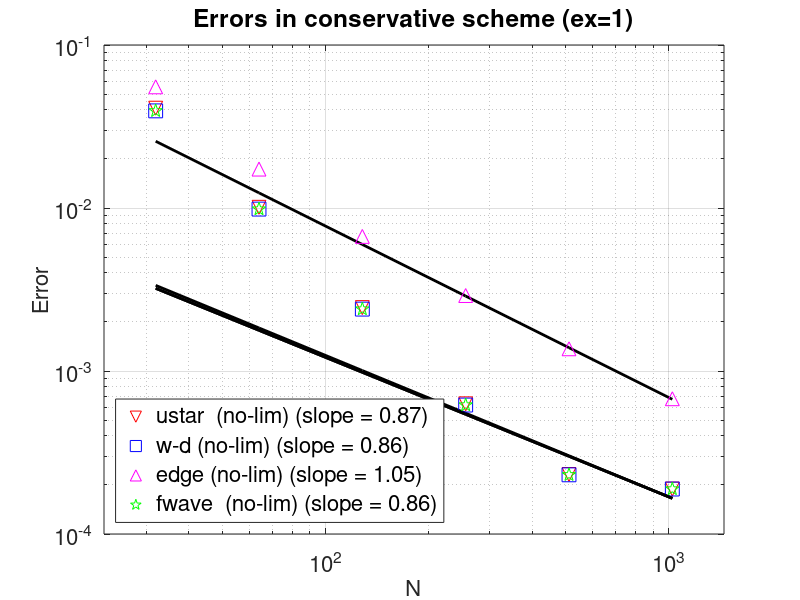

Write MATLAB code to recreate this figure.
function plot_error(ex,n,add_limiter)

close all;

if (nargin == 0)
    ex = 1;
    n = 1;
    add_limiter = 0;
end

% Using wave-decomposition approach (no limiters)
qerr = cell(7,5);

% 1-2 : ustar (no lim, with lim)
% 3-4 : wave-decomp (no-lim, with-lim)
% 5-6 : edge (no-lim, with-lim)
% 7-8 : fwave (no-lim, with-lim)


% -------------------------------------------
% Ex. 1 : u(x) = cos(2*pi*x) + 2
% -------------------------------------------
qerr{1,1} = [  32   4.0960e-02   6.0462e-02   1.7538e-01   6.3310e-01   1.7444e+00
  64   1.0102e-02   1.5315e-02   4.6855e-02   6.2861e-01   1.6418e+00
 128   2.4494e-03   3.6656e-03   1.0624e-02   6.2708e-01   1.6051e+00
 256   6.2900e-04   9.3798e-04   2.7135e-03   6.2668e-01   1.5981e+00
 512   2.3192e-04   3.1571e-04   8.8220e-04   6.2659e-01   1.5965e+00
1024   1.8877e-04   2.1274e-04   4.3572e-04   6.2657e-01   1.5961e+00];

qerr{1,2} = [  32   4.0960e-02   6.0462e-02   1.7538e-01   6.3310e-01   1.7444e+00
  64   1.2068e-02   1.9047e-02   5.8421e-02   6.2941e-01   1.6291e+00
 128   3.9570e-03   7.1601e-03   2.5955e-02   6.2715e-01   1.6056e+00
 256   1.2054e-03   2.3971e-03   1.0906e-02   6.2669e-01   1.5968e+00
 512   4.4165e-04   7.8894e-04   4.3948e-03   6.2659e-01   1.5962e+00
1024   2.4621e-04   3.1320e-04   1.6537e-03   6.2657e-01   1.5960e+00];

qerr{1,3} = [32   3.9439e-02   5.8435e-02   1.7026e-01   6.3268e-01   1.7393e+00
   64   9.8473e-03   1.5017e-02   4.5871e-02   6.2853e-01   1.6408e+00
  128   2.3975e-03   3.6084e-03   1.0442e-02   6.2706e-01   1.6050e+00
  256   6.1827e-04   9.2513e-04   2.6738e-03   6.2668e-01   1.5980e+00
  512   2.3071e-04   3.1341e-04   8.7267e-04   6.2659e-01   1.5965e+00
 1024   1.8877e-04   2.1254e-04   4.3359e-04   6.2657e-01   1.5961e+00];

qerr{1,4} = [32   3.6187e-02   4.8738e-02   1.2630e-01   6.4039e-01   1.6404e+00
   64   1.2200e-02   1.9247e-02   5.9150e-02   6.2930e-01   1.6287e+00
  128   3.9896e-03   7.2108e-03   2.6202e-02   6.2712e-01   1.6055e+00
  256   1.2112e-03   2.4075e-03   1.0975e-02   6.2669e-01   1.5968e+00
  512   4.4261e-04   7.9112e-04   4.4130e-03   6.2659e-01   1.5962e+00
 1024   2.4636e-04   3.1358e-04   1.6584e-03   6.2657e-01   1.5960e+00];

qerr{1,5} = [     32   5.5381e-02   7.5739e-02   1.9969e-01   6.4267e-01   1.7619e+00
   64   1.7326e-02   2.3328e-02   5.6995e-02   6.3298e-01   1.6504e+00
  128   6.6938e-03   8.2207e-03   1.6901e-02   6.2925e-01   1.6100e+00
  256   2.9043e-03   3.4613e-03   6.9878e-03   6.2774e-01   1.6006e+00
  512   1.3683e-03   1.6060e-03   3.1055e-03   6.2711e-01   1.5978e+00
 1024   6.7571e-04   7.8274e-04   1.4227e-03   6.2682e-01   1.5968e+00];

   
qerr{1,6} = [  32   5.0733e-02   6.4124e-02   1.3692e-01   6.5720e-01   1.6103e+00
  64   1.7595e-02   2.2712e-02   5.2805e-02   6.3567e-01   1.6190e+00
 128   6.5031e-03   8.0883e-03   1.9375e-02   6.2972e-01   1.6052e+00
 256   2.8770e-03   3.4336e-03   7.4884e-03   6.2785e-01   1.5990e+00
 512   1.3851e-03   1.6113e-03   3.0977e-03   6.2713e-01   1.5974e+00
1024   7.0163e-04   8.0357e-04   1.4182e-03   6.2683e-01   1.5967e+00];

qerr{1,7} = [  32   3.9439e-02   5.8435e-02   1.7026e-01   6.3268e-01   1.7393e+00
  64   9.8473e-03   1.5017e-02   4.5871e-02   6.2853e-01   1.6408e+00
 128   2.3975e-03   3.6084e-03   1.0442e-02   6.2706e-01   1.6050e+00
 256   6.1827e-04   9.2513e-04   2.6738e-03   6.2668e-01   1.5980e+00 
 512   2.3071e-04   3.1341e-04   8.7267e-04   6.2659e-01   1.5965e+00
1024   1.8877e-04   2.1254e-04   4.3359e-04   6.2657e-01   1.5961e+00];

qerr{1,8} = [32   3.5321e-02   4.7696e-02   1.2340e-01   6.3852e-01   1.6421e+00
   64   1.1929e-02   1.9038e-02   5.8247e-02   6.2885e-01   1.6292e+00
  128   4.0060e-03   7.2646e-03   2.5964e-02   6.2706e-01   1.6059e+00
  256   1.2364e-03   2.4170e-03   1.0919e-02   6.2668e-01   1.5972e+00
  512   4.4207e-04   7.9437e-04   4.3987e-03   6.2659e-01   1.5964e+00
 1024   2.4627e-04   3.1426e-04   1.6546e-03   6.2657e-01   1.5961e+00];

% Ex. 1 : u(x) = cos(2*pi*x)
qerr{2,1} = [  32   6.7231e-01   2.1753e+00   9.8740e+00  -1.4899e-01   1.9985e+01
  64   4.2176e-01   1.8964e+00   1.1646e+01  -1.4156e-01   2.6510e+01
 128   2.3267e-01   1.4850e+00   1.3107e+01  -1.3808e-01   3.1420e+01
 256   1.2394e-01   1.0934e+00   1.2919e+01  -1.3639e-01   3.4094e+01
 512   6.4359e-02   7.8743e-01   1.2678e+01  -1.3557e-01   3.5171e+01
1024   3.2981e-02   5.6096e-01   1.2592e+01  -1.3515e-01   3.5531e+01];

qerr{2,2} = [  32   1.2899e-01   3.9627e-01   1.5619e+00   5.0475e-02   1.1673e+01
  64   2.6999e-02   6.0069e-02   1.8833e-01   4.3401e-02   1.7672e+01
 128   7.0976e-02   3.4246e-01   1.9701e+00   3.6119e-02   2.3300e+01
 256   6.3207e-02   4.0037e-01   3.7342e+00   3.3320e-02   2.6417e+01
 512   3.5594e-02   3.0607e-01   4.3169e+00   3.2426e-02   2.7341e+01
1024   1.8231e-02   2.1949e-01   4.4470e+00   3.2180e-02   2.7558e+01];

qerr{2,3} = [   32   1.5915e-01   4.1821e-01   1.4840e+00   4.3678e-02   1.1595e+01   
   64   9.9351e-02   3.7161e-01   1.7185e+00   4.3325e-02   1.6302e+01   
  128   4.6332e-02   2.2201e-01   1.4143e+00   4.3241e-02   2.0000e+01
  256   1.2001e-02   6.9423e-02   6.5455e-01   4.3221e-02   2.2029e+01
  512   3.4869e-03   1.9084e-02   2.0756e-01   4.3216e-02   2.2817e+01
 1024   1.1811e-03   5.4569e-03   5.5830e-02   4.3214e-02   2.3055e+01];

qerr{2,4} = [  32   4.6576e-01   1.4374e+00   6.9858e+00  -8.3445e-01   1.7097e+01
  64   2.8930e-01   1.2635e+00   7.2542e+00  -8.3342e-01   2.4753e+01
 128   1.8992e-01   1.0750e+00   9.8891e+00  -8.3283e-01   3.1303e+01
 256   1.0915e-01   8.4038e-01   1.1861e+01  -8.3251e-01   3.4544e+01
 512   5.5626e-02   6.0227e-01   1.2280e+01  -8.3234e-01   3.5304e+01
1024   2.7818e-02   4.2618e-01   1.2326e+01  -8.3226e-01   3.5437e+01];

qerr{2,5} = [  32   1.8531e-01   5.2647e-01   2.0393e+00   3.2505e-02   1.2150e+01
  64   9.2813e-02   3.2715e-01   1.5563e+00   3.7873e-02   1.6533e+01
 128   5.2166e-02   2.2783e-01   1.5451e+00   4.0546e-02   1.9869e+01
 256   2.1038e-02   9.4322e-02   9.3114e-01   4.1881e-02   2.1752e+01
 512   9.6470e-03   4.1255e-02   4.4185e-01   4.2547e-02   2.2582e+01
1024   4.8342e-03   1.9397e-02   2.0292e-01   4.2881e-02   2.2908e+01];  
    
qerr{2,6} = [  32   1.3067e-01   3.1368e-01   1.0620e+00   3.3582e-02   1.0730e+01
  64   1.3186e-01   4.0615e-01   1.8758e+00   3.8145e-02   1.5623e+01
 128   5.7416e-02   2.3518e-01   1.7030e+00   4.0615e-02   1.9711e+01
 256   2.5162e-02   1.0020e-01   9.3729e-01   4.1898e-02   2.1746e+01
 512   1.0985e-02   4.3208e-02   4.4186e-01   4.2552e-02   2.2582e+01
1024   5.1581e-03   1.9882e-02   2.0292e-01   4.2882e-02   2.2908e+01];
    
qerr{2,7} = [   32   1.5915e-01   4.1821e-01   1.4840e+00   4.3678e-02   1.1595e+01
   64   9.9351e-02   3.7161e-01   1.7185e+00   4.3325e-02   1.6302e+01
  128   4.6332e-02   2.2201e-01   1.4143e+00   4.3241e-02   2.0000e+01
  256   1.2001e-02   6.9423e-02   6.5455e-01   4.3221e-02   2.2029e+01
  512   3.4869e-03   1.9084e-02   2.0756e-01   4.3216e-02   2.2817e+01
 1024   1.1811e-03   5.4569e-03   5.5830e-02   4.3214e-02   2.3055e+01];

qerr{2,8} = [   32   2.9196e-01   1.1711e+00   6.0071e+00   4.0724e-02   1.6118e+01
   64   1.4012e-01   7.4514e-01   4.3337e+00   4.2753e-02   2.1832e+01
  128   6.8673e-02   4.0986e-01   3.9468e+00   4.3115e-02   2.5361e+01 
  256   2.5187e-02   1.7594e-01   2.4672e+00   4.3191e-02   2.5150e+01
  512   6.5822e-03   4.7283e-02   8.5971e-01   4.3208e-02   2.3884e+01        
 1024   1.8414e-03   1.1223e-02   2.2937e-01   4.3213e-02   2.3340e+01];




% ---------------------------------
% 2. u(x) = tanh((x-0.65)/0.025) + tanh((0.35-x)/0.04);
% ---------------------------------

qerr{3,1} = [  32   3.7155e-02   8.7323e-02   4.0844e-01   3.3545e-01   2.6545e+00  
  64   1.4365e-02   4.1614e-02   2.4764e-01   3.3618e-01   2.7540e+00
 128   5.0356e-03   1.6003e-02   1.0818e-01   3.3858e-01   2.7989e+00
 256   1.3060e-03   4.7331e-03   3.6576e-02   3.3896e-01   2.7624e+00
 512   3.4063e-04   1.1994e-03   1.0118e-02   3.3905e-01   2.7422e+00
1024   9.7958e-05   2.8372e-04   2.4956e-03   3.3907e-01   2.7391e+00];

qerr{3,2} = [  32   2.7627e-02   6.5350e-02   2.8404e-01   3.4403e-01   2.4273e+00
  64   1.0060e-02   2.6516e-02   1.2135e-01   3.4054e-01   2.6276e+00
 128   3.2247e-03   9.5675e-03   5.9938e-02   3.3955e-01   2.6864e+00
 256   9.5283e-04   3.1395e-03   2.1851e-02   3.3920e-01   2.7233e+00
 512   2.9299e-04   1.0402e-03   8.9296e-03   3.3911e-01   2.7332e+00
1024   1.0618e-04   3.3502e-04   3.1480e-03   3.3908e-01   2.7370e+00];

qerr{3,3} = [ 32   3.6279e-02   8.3085e-02   3.9463e-01   3.2783e-01   2.6238e+00
 64   1.4054e-02   3.9828e-02   2.4214e-01   3.3589e-01   2.7404e+00
128   4.9927e-03   1.5507e-02   1.0647e-01   3.3851e-01   2.7932e+00
256   1.3101e-03   4.6311e-03   3.6209e-02   3.3894e-01   2.7612e+00
512   3.4321e-04   1.1794e-03   1.0059e-02   3.3905e-01   2.7420e+00
1024   9.8865e-05   2.8020e-04   2.4725e-03   3.3907e-01   2.7391e+00];

qerr{3,4} = [  32   2.8129e-02   6.7941e-02   2.9385e-01   3.4298e-01   2.4175e+00
  64   1.0291e-02   2.7684e-02   1.2553e-01   3.4035e-01   2.6222e+00  
 128   3.3426e-03   1.0056e-02   6.2639e-02   3.3950e-01   2.6851e+00
 256   9.8525e-04   3.2742e-03   2.2819e-02   3.3918e-01   2.7227e+00
 512   3.0032e-04   1.0652e-03   8.9877e-03   3.3911e-01   2.7330e+00
1024   1.0838e-04   3.4030e-04   3.1431e-03   3.3908e-01   2.7369e+00];

qerr{3,5} = [32   5.8049e-02   1.2103e-01   5.4797e-01   3.2587e-01   2.6595e+00
  64   2.4524e-02   6.0828e-02   3.5226e-01   3.3575e-01   2.7862e+00
 128   1.0291e-02   2.6496e-02   1.7552e-01   3.3836e-01   2.8030e+00 
 256   4.3067e-03   1.0690e-02   7.5021e-02   3.3881e-01   2.7595e+00
 512   1.9656e-03   4.5653e-03   3.0402e-02   3.3897e-01   2.7398e+00
1024   9.5965e-04   2.0999e-03   1.2824e-02   3.3903e-01   2.7380e+00];

qerr{3,6} = [  32   5.5626e-02   1.1482e-01   5.3846e-01   3.4727e-01   2.3963e+00
  64   2.4576e-02   5.3435e-02   2.8621e-01   3.4149e-01   2.5887e+00 
 128   9.9447e-03   2.2852e-02   1.4528e-01   3.3958e-01   2.6843e+00
 256   4.2188e-03   9.4404e-03   6.0646e-02   3.3914e-01   2.7243e+00
 512   1.9902e-03   4.2089e-03   2.4065e-02   3.3905e-01   2.7338e+00
1024   9.6639e-04   2.0014e-03   9.9807e-03   3.3905e-01   2.7366e+00];

qerr{3,7} = [  32   3.6279e-02   8.3085e-02   3.9463e-01   3.2783e-01   2.6238e+00
  64   1.4054e-02   3.9828e-02   2.4214e-01   3.3589e-01   2.7404e+00
 128   4.9927e-03   1.5507e-02   1.0647e-01   3.3851e-01   2.7932e+00
 256   1.3101e-03   4.6311e-03   3.6209e-02   3.3894e-01   2.7612e+00
 512   3.4321e-04   1.1794e-03   1.0059e-02   3.3905e-01   2.7420e+00  
1024   9.8865e-05   2.8020e-04   2.4725e-03   3.3907e-01   2.7391e+00];

qerr{3,8} = [32   2.6747e-02   6.7698e-02   2.8699e-01   1.5386e-01   2.7556e+00
64   1.0959e-02   3.5489e-02   1.8552e-01   1.5588e-01   3.3541e+00
 128   4.2347e-03   1.5610e-02   1.1091e-01   1.5511e-01   3.7042e+00
256   1.2616e-03   5.0829e-03   4.6533e-02   1.5525e-01   3.7955e+00
512   4.0269e-04   1.8253e-03   2.1537e-02   1.5541e-01   3.8137e+00
1024   1.5054e-04   6.5108e-04   8.3283e-03   1.5544e-01   3.8238e+00];

qerr{3,8} = [  32   2.6799e-02   6.3055e-02   2.7744e-01   3.4511e-01   2.4339e+00
  64   9.5592e-03   2.4930e-02   1.1756e-01   3.4105e-01   2.6357e+00
 128   3.0017e-03   8.6867e-03   5.5210e-02   3.3970e-01   2.6890e+00
 256   8.8669e-04   2.7985e-03   1.9616e-02   3.3923e-01   2.7246e+00
 512   2.8791e-04   9.5612e-04   8.2811e-03   3.3912e-01   2.7336e+00
1024   1.0501e-04   3.1888e-04   3.0223e-03   3.3909e-01   2.7371e+00];

% 4. u(x) = 0.5*(tanh((x-0.65)/0.025) + tanh((0.35-x)/0.04)) + 0.5;

qerr{4,1} = [ 32   2.2658e-01   6.9191e-01   2.9502e+00  -2.1092e-01   4.8899e+00
 64   2.0448e-01   9.8606e-01   5.8763e+00  -2.3071e-02   7.8905e+00
128   3.2455e-02   1.4332e-01   1.3412e+00  -9.7053e-02   6.5769e+00
256   1.0143e-02   5.2058e-02   5.6274e-01  -3.4802e-02   6.3537e+00
512   2.4259e-02   3.0852e-01   4.9162e+00  -1.6154e-01   1.1289e+01
1024   1.8183e-02   3.3996e-01   8.0757e+00  -5.2756e-01   1.4535e+01];

qerr{4,2} = [ 32   8.7914e-02   2.6729e-01   1.3264e+00   1.4977e-02   3.2661e+00
 64   1.0075e-01   4.2965e-01   2.4927e+00  -9.7832e-03   4.9674e+00
128   1.5252e-02   6.1703e-02   4.7364e-01   7.0529e-02   6.3138e+00
256   1.6637e-02   1.2518e-01   1.6754e+00   4.2812e-02   8.1846e+00
512   1.1284e-02   1.1809e-01   2.4514e+00   3.4919e-03   8.8241e+00
1024   8.6620e-03   1.2778e-01   3.7248e+00  -1.2786e-02   1.0184e+01];

qerr{4,3} = [32   5.0227e-02   1.3775e-01   6.9702e-01   4.4385e-02   3.4080e+00
64   4.7570e-02   2.2730e-01   1.6481e+00   5.2208e-02   4.6699e+00
128   1.1739e-02   6.9618e-02   6.6547e-01   4.9655e-02   5.4423e+00
256   3.8198e-03   2.7996e-02   3.8889e-01   4.9681e-02   6.1204e+00
512   1.1908e-03   8.3437e-03   1.2190e-01   4.9776e-02   6.3677e+00
1024   3.6140e-04   2.4706e-03   3.6388e-02   4.9782e-02   6.4831e+00];

qerr{4,4} = [  32   1.1418e-01   2.6893e-01   9.4666e-01  -5.0040e-01   4.5675e+00
  64   4.0111e-02   1.3442e-01   9.5011e-01  -1.1930e-01   6.3412e+00
 128   4.6841e-02   2.0841e-01   1.7108e+00  -4.2011e-01   7.8185e+00
 256   2.5936e-02   1.7431e-01   2.3162e+00  -1.1016e-01   8.8255e+00
 512   1.6042e-02   1.4486e-01   2.8177e+00  -4.1379e-01   9.3073e+00
1024   7.3005e-03   9.6679e-02   2.7460e+00  -1.0943e-01   9.2655e+00];

qerr{4,5} = [  32   5.8460e-02   1.4739e-01   6.3535e-01   2.6607e-03   3.2250e+00
  64   5.3923e-02   2.4129e-01   1.8019e+00   2.3991e-02   4.5161e+00
 128   1.7219e-02   7.8195e-02   8.0192e-01   3.7398e-02   5.3058e+00
 256   7.8775e-03   3.6923e-02   5.2372e-01   4.3225e-02   5.9856e+00
 512   3.5857e-03   1.6051e-02   2.2862e-01   4.6418e-02   6.2610e+00
1024   1.7717e-03   7.4584e-03   1.0618e-01   4.8068e-02   6.4133e+00];

qerr{4,6} = [  32   6.0334e-02   1.4606e-01   5.2644e-01   6.8305e-02   3.1364e+00
  64   5.1963e-02   2.4329e-01   1.8669e+00   3.9713e-02   4.4511e+00
 128   1.9034e-02   8.3932e-02   8.5551e-01   4.1636e-02   5.2522e+00
 256   8.6113e-03   3.9708e-02   5.2872e-01   4.4041e-02   5.9806e+00
 512   4.0296e-03   1.7074e-02   2.2883e-01   4.6678e-02   6.2608e+00
1024   1.9062e-03   7.7638e-03   1.0618e-01   4.8118e-02   6.4133e+00];

qerr{4,7} = [  32   5.0227e-02   1.3775e-01   6.9702e-01   4.4385e-02   3.4080e+00
  64   4.7570e-02   2.2730e-01   1.6481e+00   5.2208e-02   4.6699e+00
 128   1.1739e-02   6.9618e-02   6.6547e-01   4.9655e-02   5.4423e+00
 256   3.8198e-03   2.7996e-02   3.8889e-01   4.9681e-02   6.1204e+00
 512   1.1908e-03   8.3437e-03   1.2190e-01   4.9776e-02   6.3677e+00
1024   3.6140e-04   2.4706e-03   3.6388e-02   4.9782e-02   6.4831e+00];


qerr{4,8} = [  32   5.9094e-02   1.5840e-01   8.0462e-01  -6.5111e-02   4.4440e+00
  64   1.2117e-02   3.9385e-02   2.3141e-01   6.3532e-02   6.0866e+00
 128   1.3769e-02   8.6682e-02   8.2753e-01   4.8242e-02   6.9353e+00
 256   6.8379e-03   5.7872e-02   8.4450e-01   4.9089e-02   7.3538e+00
 512   1.9308e-03   2.1186e-02   4.5388e-01   4.9857e-02   6.9435e+00
1024   5.1561e-04   5.4380e-03   1.5251e-01   4.9716e-02   6.6720e+00];


s = {'rv','r.','bs','b.','m^','m.','gp','g.'};
ms = [10,30,10,30,10,30,10,30];
e = [1 3 5 7] + add_limiter;
nvec = 32*2.^[0:5]';

switch ex
    case 1
        % u(x) = cos(2*pi*x)
        idx = 4:6;
    case 2
        % u(x) = cos(2*pi*x) + 1
        idx = 4:6;
    case 3
        % u(x) = cos(2*pi*x) + 2
        idx = 4:6;
    case 4
        idx = 4:6;
end
    
l = {'ustar  (no-lim)','ustar (lim)', ...
    'w-d (no-lim)','w-d (lim)', ...
    'edge (no-lim)','edge (lim)',...
    'fwave  (no-lim)','fwave (lim)'};

ph = [];
leg_str = {};
for i = e,
    qe = qerr{ex,i};
    if (isempty(qe))
        continue
    end
    c = polyfit(log(nvec(idx)),log(qe(idx,n+1)),1);
    loglog(nvec,exp(polyval(c,log(nvec))),'k','linewidth',2);
    hold on;
    ph = horzcat(ph,loglog(nvec,qe(:,n+1),s{i},'markersize',ms(i)));
    leg_str = horzcat(leg_str,sprintf('%s (slope = %.2f)',l{i},-c(1)));    
    hold on;
end

p1 = log(nvec(1))/log(2);
p2 = log(nvec(end))/log(2);

set(gca,'xlim',[2^(p1-0.5),2^(p2+0.5)]);
grid on;

tstr = sprintf('Errors in conservative scheme (ex=%d)',ex);
title(tstr,'fontsize',18);
set(gca,'fontsize',16);
xlabel('N','fontsize',16);
ylabel('Error','fontsize',16);

lh = legend(ph,leg_str,'location',...
    'southwest');
set(lh,'fontsize',16);



shg

end
    

